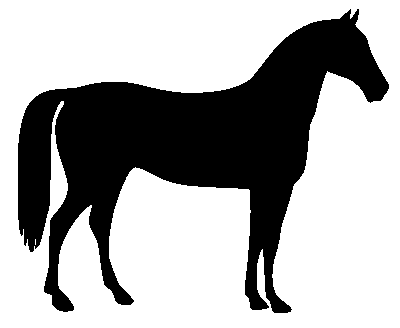
#> input picture skimage.data.horse(), 400 x 328 px
$ jupyter execute 'Image Processing.ipynb'
#> lines starting #> are read from the running program, lines starting #| are printed output that depends on the picture; after the words box and inside, x2 and y2 are one past the last pixel; in counts of white or black regions, pixels touching at a corner belong together
[cell 1]
from skimage.morphology import skeletonize
from skimage import data
import matplotlib.pyplot as plt
from skimage.util import invert

# Invert the horse image
image = invert(data.horse())
#> image: shape (328, 400) bool; 33.1% white; 1 white region, box (x1, y1, x2, y2) and area: (18, 9, 389, 313) 43412

# perform skeletonization
skeleton = skeletonize(image)
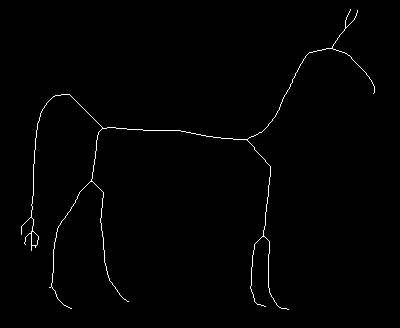
#> skeleton: shape (328, 400) bool; 0.91% white in thin lines or dots, all inside (x1, y1, x2, y2) = (21, 9, 375, 310)

# display results
fig, axes = plt.subplots(nrows=1, ncols=2, figsize=(8, 4),
                         sharex=True, sharey=True)

ax = axes.ravel()

ax[0].imshow(image, cmap=plt.cm.gray)
ax[0].axis('off')
ax[0].set_title('original', fontsize=20)

ax[1].imshow(skeleton, cmap=plt.cm.gray)
ax[1].axis('off')
ax[1].set_title('skeleton', fontsize=20)

fig.tight_layout()
plt.show()
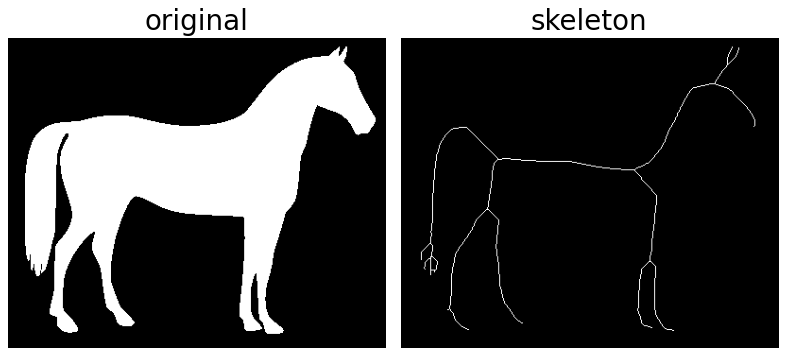
#> figure drawn by matplotlib, 2 panels

[cell 2]
import numpy as np
import cv2

# Load an color image in grayscale
img = cv2.imread('TestImage.jpg',0)
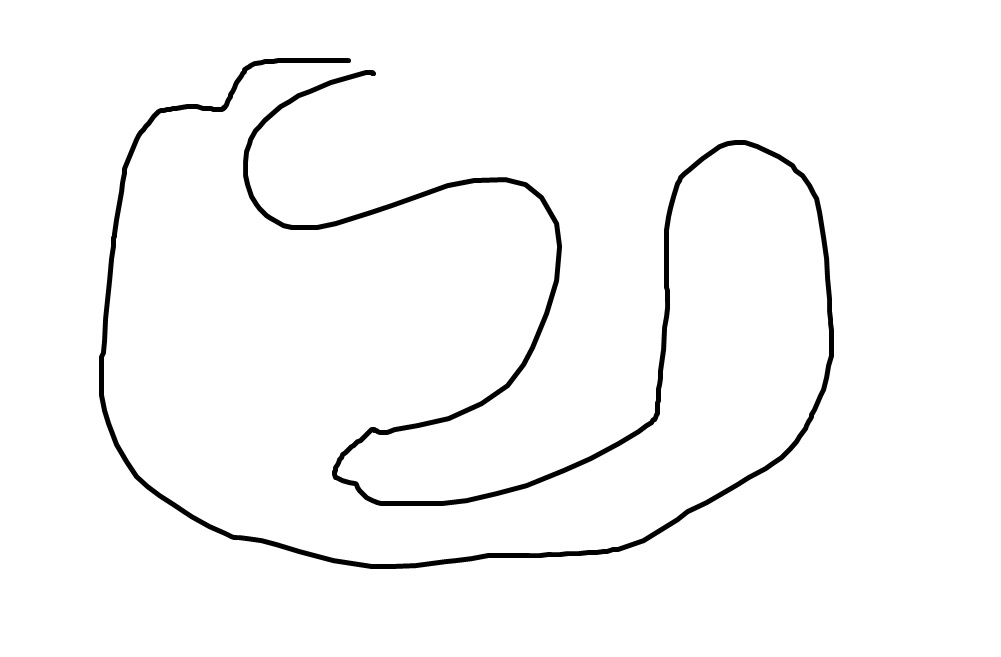
#> input picture TestImage.jpg, 1001 x 657 px
#> img is the input picture: shape (657, 1001); min 0, max 255, mean 248.7

cv2.imshow('image',img)
cv2.waitKey(0)
cv2.destroyAllWindows()
